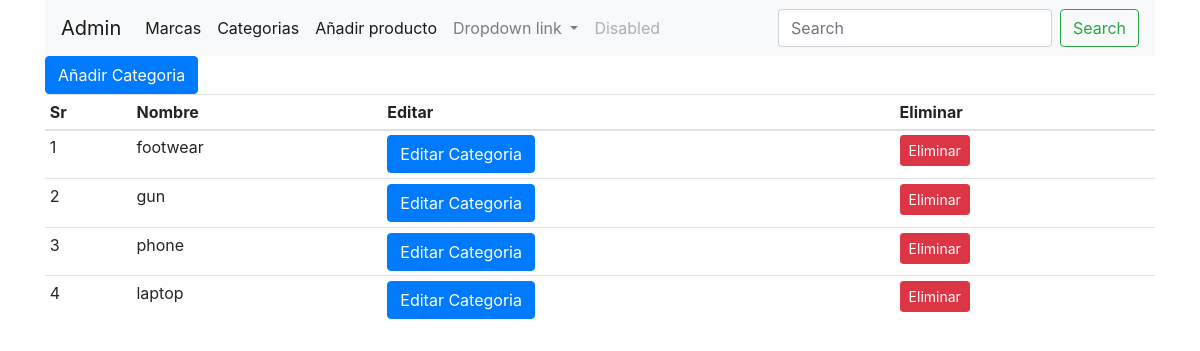
The page /category (signed in) on the database as committed earlier.
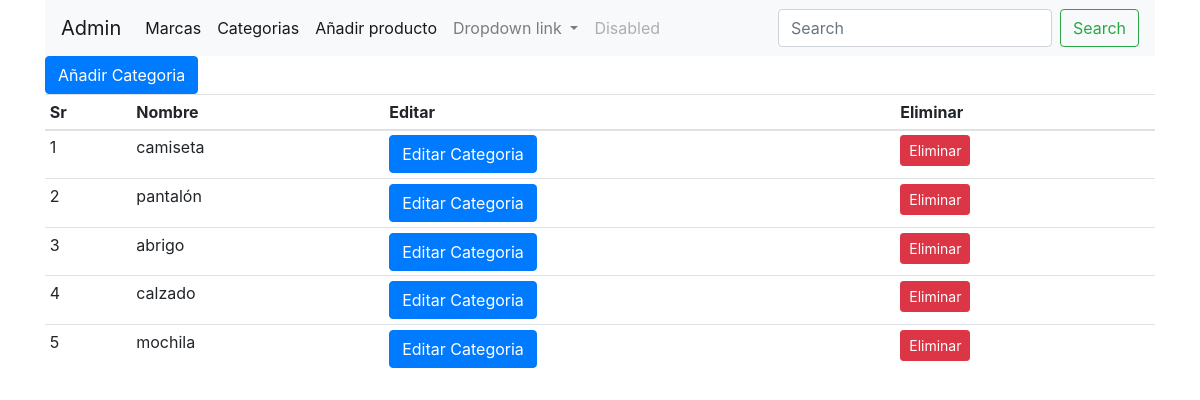
The same page on the database as committed later.
### shop/products/models.py (models this page shows)
class Category(db.Model):
    id = db.Column(db.Integer, primary_key=True)
    name = db.Column(db.String, nullable=False, unique=True)

### shop/admin/routes.py (the view)
@app.route('/category', methods=['GET', 'POST'])
def categories():
    if 'email' not in session:
        flash(f'Inicie sesion antes, por favor', 'danger')
        return redirect(url_for('login'))
    if request.method == "POST":
        getcategory = request.form.get('category')
        category = Category(name=getcategory)
        db.session.add(category)
        flash(f'La categoria {getcategory} ha sido añadida a tu base de datos', 'success')
        db.session.commit()
        return redirect(url_for('categories'))
    elif request.method == 'GET':
        categories = Category.query.order_by(Category.id.desc()).all()
        return render_template('admin/category.html', title="Category page", categories=categories)

### shop/templates/admin/category.html (shortened to what this page needs)
{% extends 'layout.html' %}
{% block content %}
{% include '_messages.html' %}
{% include '/admin/navbar.html' %}
<div class="container">
    <button type="button" class="btn btn-primary" data-toggle="modal" data-target="#addcategorymodal">
    Añadir Categoria
    </button>
    <table class="table table-sm table-condensed table-hover">
     <thead><tr>
         <th>Sr</th>
         <th>Nombre</th>
         <th>Editar</th>
         <th>Eliminar</th>
         </tr>
     </thead>
             <tbody>
                {% for category in categories %}
             <tr>
                 <td>{{loop.index}}</td>
                 <td>{{category.name}}</td>
                 <td>
                    <button type="button" class="btn btn-primary" data-toggle="modal" data-target="#updatecategorymodal">Editar Categoria</button>
                 </td>
                 <td>
                     <button onclick="deleteRequest('/category/{{category.id}}')" type="button" class="btn btn-danger btn-sm">Eliminar</button>
                 </td>
             </tr>
                {% endfor %}
             </tbody>
        </table>
</div>
          {% include '/products/addcategory.html' %}
{% endblock content %}

Rows that differ between the two databases and show on the page:
added Category: name "camiseta"
changed Category: name "footwear" → "pantalón"
changed Category: name "gun" → "abrigo"
changed Category: name "phone" → "calzado"
changed Category: name "laptop" → "mochila"
